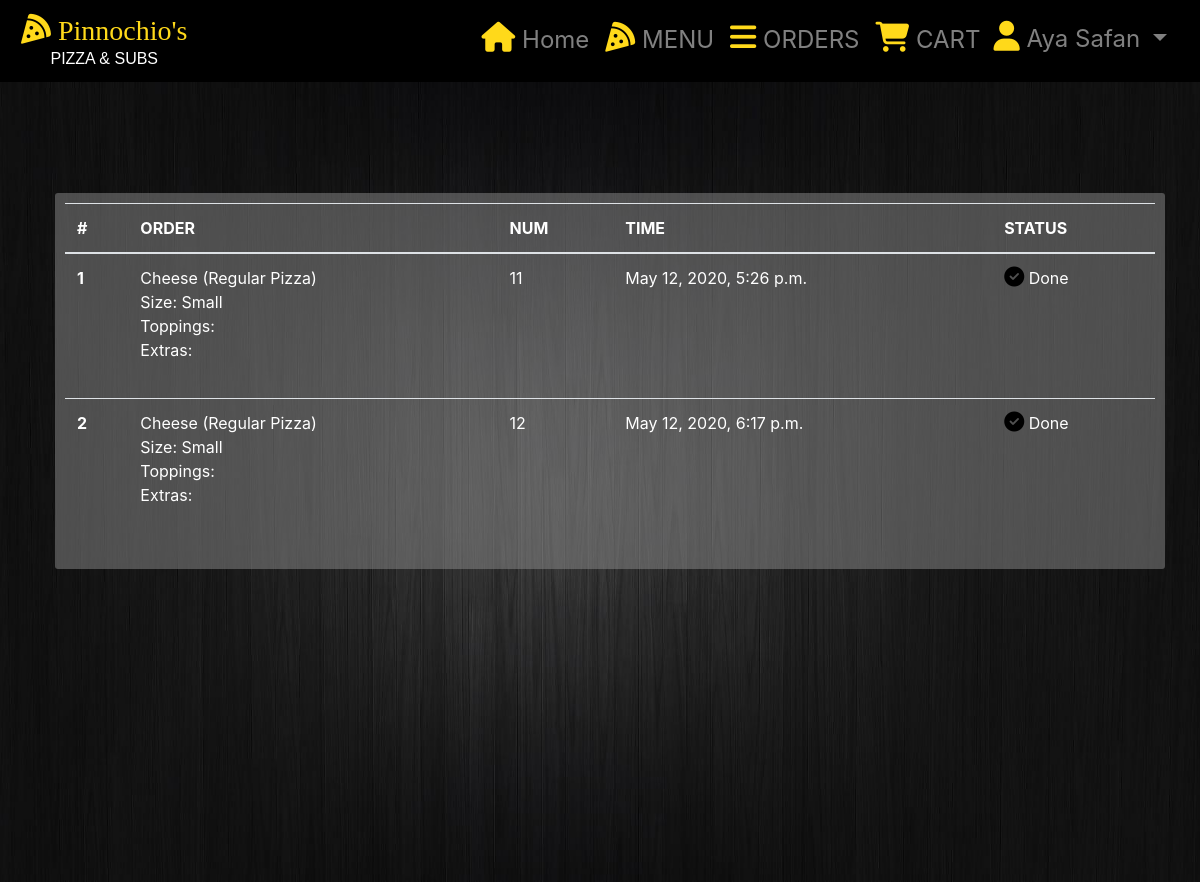
The app's page /myorders (signed in), older data.
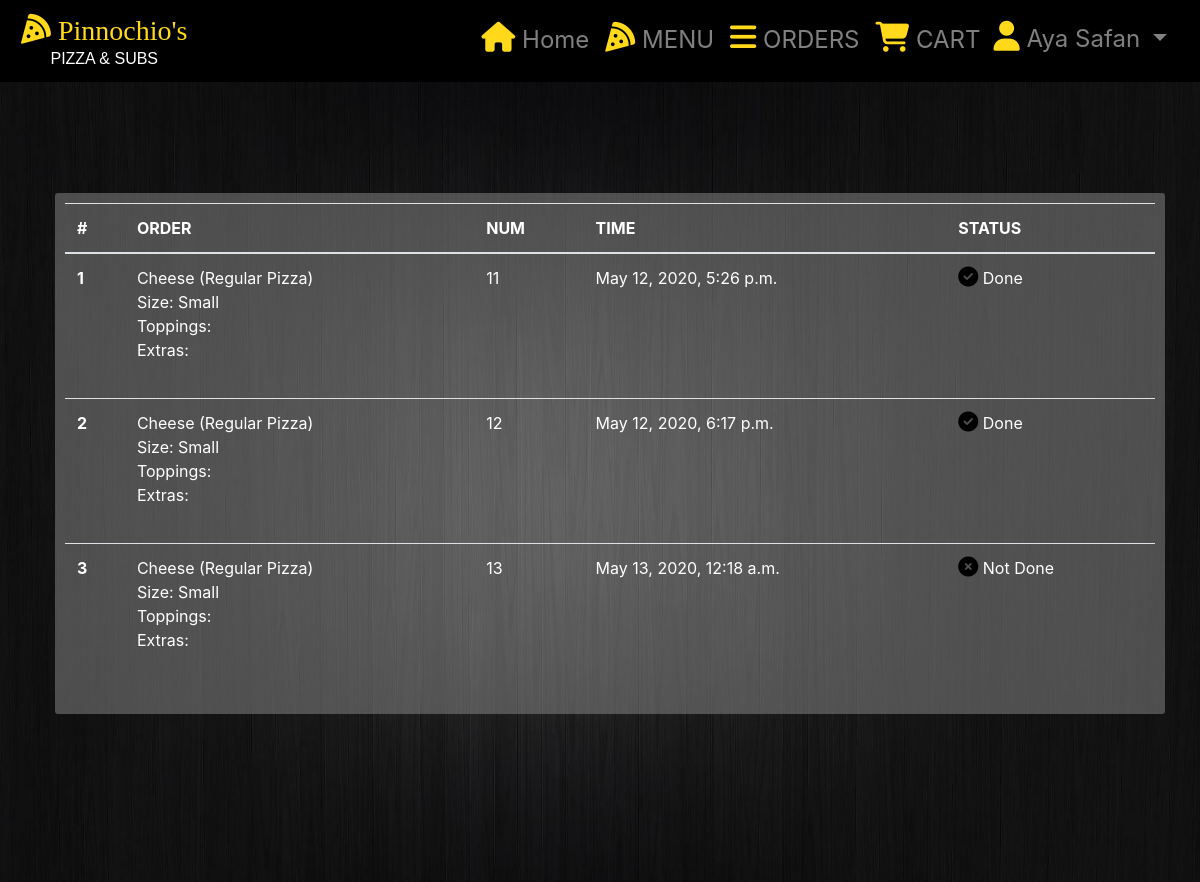
The same page, newer data.
### pizza_app/models.py (models this page shows, shortened)
class User(AbstractUser):
    phone =     models.CharField(max_length=11, blank=True)
    address =   models.CharField(max_length=200, blank=True)

class PlacedOrder(models.Model):
    user =          models.ForeignKey(User, on_delete=models.CASCADE)
    order =         models.TextField(blank = True)
    comment =       models.TextField(blank = True)
    date=           models.DateTimeField()
    done =          models.BooleanField(default=False)
    price =         models.FloatField(default=0)
    def __str__(self):
        return f"{self.order}"

### pizza_app/views.py (the view)
# urls.py: path("myorders", views.myorders, name="myorders"),
@login_required(login_url='/')
def myorders(request):
    user=       request.user
    orders = PlacedOrder.objects.filter(user=user)
    context = {
       "orders": orders
    }
    return render(request, "pizza_templates/orders.html", context)

### pizza_app/templates/pizza_templates/orders.html
{% extends "pizza_templates/cart.html" %}
{% block recet %}
<div class="table-responsive-md">
<table class="table">
    <thead>
      <tr>
        <th scope="col">#</th>
        <th scope="col">ORDER</th>
        <th scope="col">NUM</th>
        <th scope="col">TIME</th>
        <th scope="col">STATUS</th>
      </tr>
    </thead>
    <tbody>
        {%for order in orders%}
      <tr>
        <th scope="row">{{ forloop.counter }}</th>
        <td class="orders">{{order}}</td>
        <td >{{order.id}}</td>
        <td>{{order.date}}</td>
        {% if order.done %}
        <td><i class="fa fa-check-circle" aria-hidden="true"></i> Done</td>
        {% else %}
        <td><i class="fas fa-times-circle"></i> Not Done</td>
        {%endif%}
      </tr>
      {%endfor%}
    </tbody>
  </table>
</div>
{% endblock%}

### pizza_app/templates/pizza_templates/cart.html (shortened to what this page needs)
{% extends "pizza_templates/base.html" %}
{% load static %}
{% block nav_right %}
<li class="nav-item"><a class="nav-link" href="{% url 'myorders' %}"><i class="fa fa-bars" aria-hidden="true"></i> ORDERS</a></li>
<li class="nav-item"><a class="nav-link" href="{% url 'cart' %}"><i class="fa">&#xf07a;</i> CART</a></li>
<li class="nav-item">
  <div class="dropdown">
      <button class="btn btn-custome btn-user dropdown-toggle" type="button" data-toggle="dropdown">
          <i class="fa">&#xf007;</i> {{ user.username }} </button>
    </div>
</li>
 {% endblock %}
{% block body %}
<div class="background_menu">
  <div class="container card-container">
    <div class="row">
      <div class="col-12">
        <div class="container recet">
          {% block recet %}{% endblock %}
    </div>
  </div>
</div>
{% endblock %}

### pizza_app/templates/pizza_templates/base.html (shortened to what this page needs)
{% load static %}
<!DOCTYPE html>
<html>
    <head>
        <link rel="stylesheet" href="https://cdnjs.cloudflare.com/ajax/libs/font-awesome/4.7.0/css/font-awesome.min.css">
        <link rel="stylesheet" href="https://stackpath.bootstrapcdn.com/bootstrap/4.1.1/css/bootstrap.min.css">
        <link rel="stylesheet" href="https://cdnjs.cloudflare.com/ajax/libs/bootstrap-select/1.13.1/css/bootstrap-select.css" />
        <link rel="stylesheet" href="{% static 'pizza_static/styles.css' %}"/>
    </head>
    <body>
        <nav class="navbar navbar-expand-md navbar-dark sticky-top">
            <a class="navbar-brand" href="#">
                <center>
                    <h3 class="logo1"><i class="fas">&#xf818;</i> Pinnochio's</h3>
                    <h6 class="logo2">PIZZA & SUBS</h6>
                </center>
            </a>
            <div class="collapse navbar-collapse" id="navbarText">
              <ul class="navbar-nav ml-auto">
                <li class="nav-item">
                    <a class="nav-link" href="{% url 'index' %}"><i class="fas fa-home"></i> Home</a>
                  </li>
                  <li class="nav-item">
                    <a class="nav-link" href="{% url 'menu' %}"><i class="fas">&#xf818;</i> MENU</a>
                  </li>
                {% block nav_right %}
                {% endblock %}
              </ul>
            </div>
          </nav>
        {% block body %}
        {% endblock %}
    </body>
</html>

### pizza_app/static/pizza_static/styles.css (style rules this page uses)
html,body { height: 100%; margin: 0; padding-right: 0px !important; }
.background_menu { background-image: url("bg2.jpg"); }
.background , .background_menu { min-height: 100%; width: 100%; background-position: center; background-repeat: no-repeat; background-size: cover; position: relative; }
.navbar { background-color: black; padding-left:20px; }
.nav-tabs .nav-tab.active .nav-link, .nav-tabs .nav-tab:hover .nav-link, .navbar-nav .nav-item.active .nav-link, .navbar-nav .nav-item:hover .nav-link, .fa, .fas { color:#ffd91a!important; }
.nav-link { font-size:large; }
.fa, .fas { font-size:30px; color: white; }
.logo1 { font-family: blackjack; color:#ffd91a; margin: 1px; }
.logo2 { font-family: Arial, Helvetica, sans-serif; color:white; margin: 1px; }
.btn-custome, .btn-custome:focus, .btn-order:focus { background-color:#000000; border-color:#ffd91a; outline: none; box-shadow: none !important; }
.btn-custome.btn-user { border-color:black !important; color: rgba(255,255,255,.5); font-size:x-large; padding-top: 2px; padding-left: 0px; margin-left: 0; border-width: 0; }
.nav-item .nav-link { color: white; font-size: x-large; }
.dropdown { padding: 5px; float: left; }
.recet { margin:10px; padding:10px; margin-top: 10%; background-color: rgb(140, 140, 140, 0.5); border-radius: 3px; color: white; }
.fa-trash-alt, .fa-times-circle, .fa-check-circle { font-size:20px; color: black!important; }
.orders { white-space: pre-line; }

Row changes from the older to the newer data that the page shows:
added PlacedOrder: order "Cheese (Regular Pizza) Size: Small Toppings: Extras:", id "13", date "May 13, 2020, 12:18 a.m.", done False (drawn)
